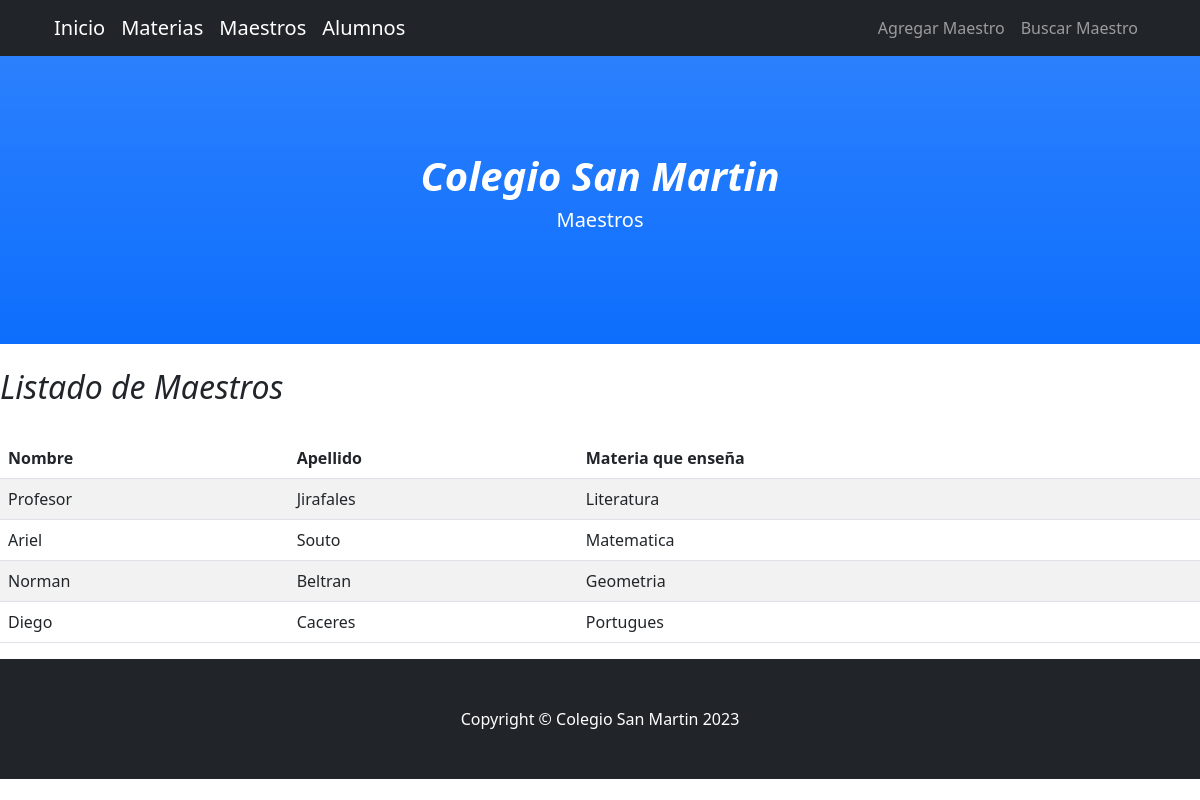
The page /maestros/ on the database its author committed.
### aplicacion/models.py (models this page shows, shortened)
class Maestro(models.Model):
    nombre = models.CharField(max_length=50)
    apellido = models.CharField(max_length=50)
    documento = models.IntegerField()
    email = models.EmailField()
    profesion = models.ManyToManyField(Materia)

class Materia(models.Model):
    nombre = models.CharField(max_length=50)
    comision = models.IntegerField()

### aplicacion/views.py (the view)
# urls.py: path('maestros/', maestros, name='maestros'),
def maestros(request):
    contexto = {'maestros': Maestro.objects.all()}
    return render(request, 'aplicacion/maestros.html', contexto)

### aplicacion/templates/aplicacion/maestros.html (shortened to what this page needs)
{% extends 'aplicacion/base.html' %}
{% load static %}
{% block barra %}
    <li class="nav-item"><a class="nav-link" href="{% url 'FormMaestro' %}">Agregar Maestro</a></li>
    <li class="nav-item"><a class="nav-link" href="{% url 'buscar_maestro' %}">Buscar Maestro</a></li>
{% endblock barra %}
{% block titulo %}
    <p class="lead">Maestros</p>
{% endblock titulo %}
{% block contenido %}
    <br>
    <h2><i>Listado de Maestros</i></h2>
    <br>
    <table class="table table-striped">
        <thead>
            <tr>
                <th>Nombre</th>
                <th>Apellido</th>
                <th>Materia que enseña</th>
            </tr>
        </thead>
        <tbody>
            {% for m in maestros %}
                <tr>
                    <td>{{ m.nombre }}</td>
                    <td>{{ m.apellido }}</td>
                    <td>
                        {% for materia in m.profesion.all %}
                            {{ materia.nombre }}
                        {% endfor %}
                    </td>
                </tr>
            {% endfor %}
        </tbody>
    </table>
{% endblock contenido %}

### rows shown on the page
Maestro: nombre "Profesor", apellido "Jirafales"
Materia: nombre "Literatura"
Maestro: nombre "Ariel", apellido "Souto"
Materia: nombre "Matematica"
Maestro: nombre "Norman", apellido "Beltran"
Materia: nombre "Geometria"
Maestro: nombre "Diego", apellido "Caceres"
Materia: nombre "Portugues"
